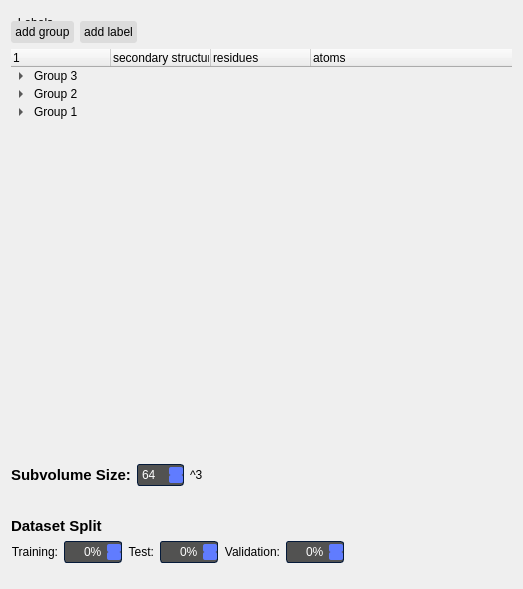
                 <widget class="QGroupBox" name="A_datasetOptions">
                  <property name="sizePolicy">
                   <sizepolicy hsizetype="Preferred" vsizetype="Expanding">
                    <horstretch>0</horstretch>
                    <verstretch>0</verstretch>
                   </sizepolicy>
                  </property>
                  <property name="styleSheet">
                   <string notr="true">QGroupBox#A_datasetOptions {
    border-radius: 20px;
	background-color: rgba(193, 211, 239, 100);
	font-size: 14pt;
    font-weight: bold;
	/*padding-top: 30px;
	padding-left: 20px;
	padding-right: 20px;*/
	padding: 30% 10% 0%;
}

QGroupBox::title {
	background-color: transparent;
	padding-top: 16px;
	padding-left: 16px;
	color: black;
}


QGroupBox {
	border: transparent;
}
</string>
                  </property>
                  <property name="title">
                   <string>Labels</string>
                  </property>
                  <layout class="QVBoxLayout" name="verticalLayout_3">
                   <item>
                    <widget class="QWidget" name="widget_3" native="true">
                     <property name="styleSheet">
                      <string notr="true">QPushButton
{
	background-color: rgb(220, 220, 220);
	color: black;
	/*border: 1px solid rgba(140, 140, 140, 200);*/
	border-radius: 3px;
	padding: 4px;
}

QPushButton::hover
{
    background-color: rgb(210, 210, 210);
    /*border: 1px solid #525251;*/
	padding: 0px;
}

QPushButton::pressed
{
    background-color: rgb(200, 200, 200);
    /*border: 1px solid #4969ff;*/
	padding: 0px;
}</string>
                     </property>
                     <layout class="QHBoxLayout" name="horizontalLayout_15">
                      <property name="leftMargin">
                       <number>0</number>
                      </property>
                      <property name="topMargin">
                       <number>10</number>
                      </property>
                      <property name="rightMargin">
                       <number>0</number>
                      </property>
                      <property name="bottomMargin">
                       <number>0</number>
                      </property>
                      <item>
                       <widget class="QPushButton" name="addgroup_btn">
                        <property name="styleSheet">
                         <string notr="true"/>
                        </property>
                        <property name="text">
                         <string>add group</string>
                        </property>
                       </widget>
                      </item>
                      <item>
                       <widget class="QPushButton" name="addlabel_btn">
                        <property name="text">
                         <string>add label</string>
                        </property>
                       </widget>
                      </item>
                      <item>
                       <spacer name="horizontalSpacer_11">
                        <property name="orientation">
                         <enum>Qt::Horizontal</enum>
                        </property>
                        <property name="sizeHint" stdset="0">
                         <size>
                          <width>40</width>
                          <height>20</height>
                         </size>
                        </property>
                       </spacer>
                      </item>
                     </layout>
                    </widget>
                   </item>
                   <item>
                    <widget class="QWidget" name="A1_featureLabels" native="true">
                     <property name="minimumSize">
                      <size>
                       <width>0</width>
                       <height>400</height>
                      </size>
                     </property>
                     <layout class="QHBoxLayout" name="horizontalLayout_9">
                      <property name="leftMargin">
                       <number>0</number>
                      </property>
                      <property name="topMargin">
                       <number>0</number>
                      </property>
                      <property name="rightMargin">
                       <number>0</number>
                      </property>
                      <property name="bottomMargin">
                       <number>0</number>
                      </property>
                      <item>
                       <widget class="QTreeWidget" name="treeWidget_p4">
                        <property name="styleSheet">
                         <string notr="true">QTreeWidget {
	background-color: transparent;
	border: transparent;
}

QTreeWidget::item {
	padding: 2px;
}

QTreeWidget::item:hover {
	background-color: #85b5e8;
}

QTreeWidget::item:selected {
	background-color: #85b5e8;
}</string>
                        </property>
                        <property name="alternatingRowColors">
                         <bool>false</bool>
                        </property>
                        <property name="animated">
                         <bool>true</bool>
                        </property>
                        <column>
                         <property name="text">
                          <string/>
                         </property>
                        </column>
                        <column>
                         <property name="text">
                          <string>secondary structure</string>
                         </property>
                        </column>
                        <column>
                         <property name="text">
                          <string>residues</string>
                         </property>
                        </column>
                        <column>
                         <property name="text">
                          <string>atoms</string>
                         </property>
                        </column>
                        <item>
                         <property name="text">
                          <string>Group 3</string>
                         </property>
                         <property name="text">
                          <string/>
                         </property>
                         <property name="text">
                          <string/>
                         </property>
                         <property name="text">
                          <string/>
                         </property>
                         <item>
                          <property name="text">
                           <string>Label 2</string>
                          </property>
                          <property name="text">
                           <string/>
                          </property>
                          <property name="text">
                           <string/>
                          </property>
                          <property name="text">
                           <string/>
                          </property>
                         </item>
                         <item>
                          <property name="text">
                           <string>Label 1</string>
                          </property>
                          <property name="text">
                           <string/>
                          </property>
                          <property name="text">
                           <string/>
                          </property>
                          <property name="text">
                           <string/>
                          </property>
                         </item>
                        </item>
                        <item>
                         <property name="text">
                          <string>Group 2</string>
                         </property>
                         <property name="text">
                          <string/>
                         </property>
                         <property name="text">
                          <string/>
                         </property>
                         <property name="text">
                          <string/>
                         </property>
                         <item>
                          <property name="text">
                           <string>Label 5</string>
                          </property>
                          <property name="text">
                           <string/>
                          </property>
                          <property name="text">
                           <string/>
                          </property>
                          <property name="text">
                           <string/>
                          </property>
                         </item>
                         <item>
                          <property name="text">
                           <string>Label 4</string>
                          </property>
                          <property name="text">
                           <string/>
                          </property>
                          <property name="text">
                           <string/>
                          </property>
                          <property name="text">
                           <string/>
                          </property>
                         </item>
                         <item>
                          <property name="text">
                           <string>Label 3</string>
                          </property>
                          <property name="text">
                           <string/>
                          </property>
                          <property name="text">
                           <string/>
                          </property>
                          <property name="text">
                           <string/>
                          </property>
                         </item>
                         <item>
                          <property name="text">
                           <string>Label 2</string>
                          </property>
                          <property name="text">
                           <string/>
                          </property>
                          <property name="text">
                           <string/>
                          </property>
                          <property name="text">
                           <string/>
                          </property>
                         </item>
                         <item>
                          <property name="text">
                           <string>Label 1</string>
                          </property>
                          <property name="text">
                           <string/>
                          </property>
                          <property name="text">
                           <string/>
                          </property>
                          <property name="text">
                           <string/>
                          </property>
                         </item>
                        </item>
                        <item>
                         <property name="text">
                          <string>Group 1</string>
                         </property>
                         <property name="text">
                          <string/>
                         </property>
                         <property name="text">
                          <string/>
                         </property>
                         <property name="text">
                          <string/>
                         </property>
                         <item>
                          <property name="text">
                           <string>Label 2</string>
                          </property>
                          <property name="text">
                           <string>protein - sheet</string>
                          </property>
                          <property name="text">
                           <string/>
                          </property>
                          <property name="text">
                           <string/>
                          </property>
                         </item>
                         <item>
                          <property name="text">
                           <string>Label 1</string>
                          </property>
                          <property name="text">
                           <string>protein - helix</string>
                          </property>
                          <property name="text">
                           <string>all</string>
                          </property>
                          <property name="text">
                           <string/>
                          </property>
                         </item>
                        </item>
                       </widget>
                      </item>
                     </layout>
                    </widget>
                   </item>
                   <item>
                    <widget class="QGroupBox" name="A2_cubeSize">
                     <property name="title">
                      <string/>
                     </property>
                     <layout class="QHBoxLayout" name="horizontalLayout_10">
                      <property name="leftMargin">
                       <number>0</number>
                      </property>
                      <property name="bottomMargin">
                       <number>25</number>
                      </property>
                      <item>
                       <widget class="QLabel" name="label_p4">
                        <property name="font">
                         <font>
                          <pointsize>11</pointsize>
                          <weight>75</weight>
                          <bold>true</bold>
                         </font>
                        </property>
                        <property name="text">
                         <string>Subvolume Size:</string>
                        </property>
                       </widget>
                      </item>
                      <item>
                       <widget class="QSpinBox" name="spinBox_4">
                        <property name="styleSheet">
                         <string notr="true">QSpinBox, 
QDoubleSpinBox
{
	background-color: #525251;
	color: #ffffff;
	border: 1px solid #051a39;
	border-radius: 3px;
	padding : 2px;

}


QSpinBox::disabled, 
QDoubleSpinBox::disabled
{
	background-color: #404040;
	color: #656565;
	border-color: #051a39;

}


QSpinBox:hover, 
QDoubleSpinBox::hover,
QDateTimeEdit::hover
{
    background-color: #626262;
    border: 1px solid #607cff;
    color:  #fff;
    padding: 2px

}


QSpinBox::up-button, QSpinBox::down-button,
QDoubleSpinBox::up-button, QDoubleSpinBox::down-button
{
    background-color: #607cff;
	border-radius: 2px;

}


QSpinBox::disabled, 
QDoubleSpinBox::disabled
{
	background-color: #404040;
	color: #656565;
	border-color: #051a39;

}


QSpinBox::up-button:hover, QSpinBox::down-button:hover,
QDoubleSpinBox::up-button:hover, QDoubleSpinBox::down-button:hover
{
    background-color: #8399ff;
    border: 1px solid #8399ff;

}


QSpinBox::up-button:disabled, QSpinBox::down-button:disabled,
QDoubleSpinBox::up-button:disabled, QDoubleSpinBox::down-button:disabled
{
	background-color: #404040;
	color: #656565;
	border-color: #051a39;

}


QSpinBox::up-button:pressed, QSpinBox::down-button:pressed,
QDoubleSpinBox::up-button:pressed, QDoubleSpinBox::down-button::pressed
{
    background-color: #4969ff;
    border: 1px solid #4969ff;

}


QSpinBox::down-arrow,
QDoubleSpinBox::down-arrow
{
    image: url(://arrow-down.png);
    width: 7px;

}


QSpinBox::up-arrow,
QDoubleSpinBox::up-arrow
{
    image: url(://arrow-up.png);
    width: 7px;

}</string>
                        </property>
                        <property name="accelerated">
                         <bool>true</bool>
                        </property>
                        <property name="minimum">
                         <number>1</number>
                        </property>
                        <property name="maximum">
                         <number>128</number>
                        </property>
                        <property name="value">
                         <number>64</number>
                        </property>
                       </widget>
                      </item>
                      <item>
                       <widget class="QLabel" name="label_p4_2">
                        <property name="text">
                         <string>^3</string>
                        </property>
                       </widget>
                      </item>
                      <item>
                       <spacer name="horizontalSpacer_3">
                        <property name="orientation">
                         <enum>Qt::Horizontal</enum>
                        </property>
                        <property name="sizeHint" stdset="0">
                         <size>
                          <width>300</width>
                          <height>20</height>
                         </size>
                        </property>
                       </spacer>
                      </item>
                     </layout>
                    </widget>
                   </item>
                   <item>
                    <widget class="QWidget" name="dataset_split_container" native="true">
                     <property name="styleSheet">
                      <string notr="true">QSpinBox, 
QDoubleSpinBox
{
	background-color: #525251;
	color: #ffffff;
	border: 1px solid #051a39;
	border-radius: 3px;
	padding : 2px;

}


QSpinBox::disabled, 
QDoubleSpinBox::disabled
{
	background-color: #404040;
	color: #656565;
	border-color: #051a39;

}


QSpinBox:hover, 
QDoubleSpinBox::hover,
QDateTimeEdit::hover
{
    background-color: #626262;
    border: 1px solid #607cff;
    color:  #fff;
    padding: 2px

}


QSpinBox::up-button, QSpinBox::down-button,
QDoubleSpinBox::up-button, QDoubleSpinBox::down-button
{
    background-color: #607cff;
	border-radius: 2px;

}


QSpinBox::disabled, 
QDoubleSpinBox::disabled
{
	background-color: #404040;
	color: #656565;
	border-color: #051a39;

}


QSpinBox::up-button:hover, QSpinBox::down-button:hover,
QDoubleSpinBox::up-button:hover, QDoubleSpinBox::down-button:hover
{
    background-color: #8399ff;
    border: 1px solid #8399ff;

}


QSpinBox::up-button:disabled, QSpinBox::down-button:disabled,
QDoubleSpinBox::up-button:disabled, QDoubleSpinBox::down-button:disabled
{
	background-color: #404040;
	color: #656565;
	border-color: #051a39;

}


QSpinBox::up-button:pressed, QSpinBox::down-button:pressed,
QDoubleSpinBox::up-button:pressed, QDoubleSpinBox::down-button::pressed
{
    background-color: #4969ff;
    border: 1px solid #4969ff;

}


QSpinBox::down-arrow,
QDoubleSpinBox::down-arrow
{
    image: url(://arrow-down.png);
    width: 7px;

}


QSpinBox::up-arrow,
QDoubleSpinBox::up-arrow
{
    image: url(://arrow-up.png);
    width: 7px;

}</string>
                     </property>
                     <layout class="QGridLayout" name="gridLayout_2">
                      <property name="leftMargin">
                       <number>0</number>
                      </property>
                      <property name="topMargin">
                       <number>0</number>
                      </property>
                      <property name="rightMargin">
                       <number>0</number>
                      </property>
                      <property name="bottomMargin">
                       <number>15</number>
                      </property>
                      <item row="1" column="4">
                       <widget class="QLabel" name="validation_label">
                        <property name="text">
                         <string>Validation:</string>
                        </property>
                        <property name="alignment">
                         <set>Qt::AlignRight|Qt::AlignTrailing|Qt::AlignVCenter</set>
                        </property>
                       </widget>
                      </item>
                      <item row="1" column="0">
                       <widget class="QLabel" name="training_label">
                        <property name="text">
                         <string>Training:</string>
                        </property>
                        <property name="alignment">
                         <set>Qt::AlignRight|Qt::AlignTrailing|Qt::AlignVCenter</set>
                        </property>
                       </widget>
                      </item>
                      <item row="1" column="1">
                       <widget class="QSpinBox" name="training_spinBox">
                        <property name="sizePolicy">
                         <sizepolicy hsizetype="Fixed" vsizetype="Fixed">
                          <horstretch>0</horstretch>
                          <verstretch>0</verstretch>
                         </sizepolicy>
                        </property>
                        <property name="alignment">
                         <set>Qt::AlignBottom|Qt::AlignRight|Qt::AlignTrailing</set>
                        </property>
                        <property name="suffix">
                         <string>%</string>
                        </property>
                        <property name="maximum">
                         <number>100</number>
                        </property>
                       </widget>
                      </item>
                      <item row="1" column="2">
                       <widget class="QLabel" name="testing_label">
                        <property name="text">
                         <string>Test:</string>
                        </property>
                        <property name="alignment">
                         <set>Qt::AlignRight|Qt::AlignTrailing|Qt::AlignVCenter</set>
                        </property>
                       </widget>
                      </item>
                      <item row="1" column="6">
                       <spacer name="dataset_split_hSpacer">
                        <property name="orientation">
                         <enum>Qt::Horizontal</enum>
                        </property>
                        <property name="sizeHint" stdset="0">
                         <size>
                          <width>40</width>
                          <height>20</height>
                         </size>
                        </property>
                       </spacer>
                      </item>
                      <item row="1" column="5">
                       <widget class="QSpinBox" name="validation_spinBox">
                        <property name="sizePolicy">
                         <sizepolicy hsizetype="Fixed" vsizetype="Fixed">
                          <horstretch>0</horstretch>
                          <verstretch>0</verstretch>
                         </sizepolicy>
                        </property>
                        <property name="alignment">
                         <set>Qt::AlignBottom|Qt::AlignRight|Qt::AlignTrailing</set>
                        </property>
                        <property name="suffix">
                         <string>%</string>
                        </property>
                        <property name="maximum">
                         <number>100</number>
                        </property>
                       </widget>
                      </item>
                      <item row="1" column="3">
                       <widget class="QSpinBox" name="testing_spinBox">
                        <property name="sizePolicy">
                         <sizepolicy hsizetype="Fixed" vsizetype="Fixed">
                          <horstretch>0</horstretch>
                          <verstretch>0</verstretch>
                         </sizepolicy>
                        </property>
                        <property name="alignment">
                         <set>Qt::AlignBottom|Qt::AlignRight|Qt::AlignTrailing</set>
                        </property>
                        <property name="suffix">
                         <string>%</string>
                        </property>
                        <property name="maximum">
                         <number>100</number>
                        </property>
                       </widget>
                      </item>
                      <item row="0" column="0" colspan="3">
                       <widget class="QLabel" name="dataset_split_title">
                        <property name="font">
                         <font>
                          <pointsize>11</pointsize>
                          <weight>75</weight>
                          <bold>true</bold>
                         </font>
                        </property>
                        <property name="text">
                         <string>Dataset Split</string>
                        </property>
                        <property name="alignment">
                         <set>Qt::AlignLeading|Qt::AlignLeft|Qt::AlignVCenter</set>
                        </property>
                       </widget>
                      </item>
                     </layout>
                    </widget>
                   </item>
                  </layout>
                 </widget>
